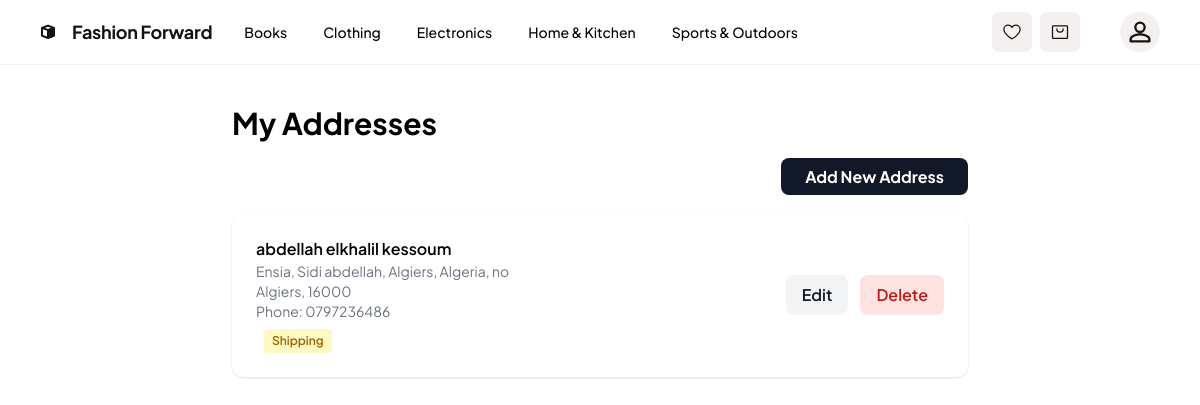
Screenshot of /accounts/addresses/ (signed in) with the database file from the repository.
### products/models.py (models this page shows, shortened)
class Category(models.Model):
    name = models.CharField(max_length=200, unique=True)
    slug = models.SlugField(max_length=200, unique=True, blank=True)
    description = models.TextField(blank=True)
    image = models.ImageField(upload_to='categories/', blank=True, null=True)
    created_at = models.DateTimeField(auto_now_add=True)
    updated_at = models.DateTimeField(auto_now=True)
    class Meta:
        verbose_name_plural = 'Categories'
        ordering = ['name']

### accounts/models.py (models this page shows, shortened)
class Address(models.Model):
    user = models.ForeignKey(User, on_delete=models.CASCADE, related_name='addresses')
    first_name = models.CharField(max_length=100)
    last_name = models.CharField(max_length=100)
    phone = models.CharField(max_length=20, blank=True)
    street_address = models.CharField(max_length=255)
    apartment = models.CharField(max_length=100, blank=True)
    city = models.CharField(max_length=100)
    zip_code = models.CharField(max_length=10)
    is_default = models.BooleanField(default=False)
    is_billing = models.BooleanField(default=False)
    is_shipping = models.BooleanField(default=True)
    created_at = models.DateTimeField(auto_now_add=True)
    updated_at = models.DateTimeField(auto_now=True)
    class Meta:
        verbose_name_plural = 'Addresses'
        ordering = ['-is_default', '-created_at']

### accounts/views.py (the view)
# urls.py: path('addresses/', views.addresses, name='addresses'),
@login_required
def addresses(request):
    addresses = Address.objects.filter(user=request.user)
    return render(request, 'accounts/addresses.html', {
        'addresses': addresses,
        'user': request.user
    })

### products/context_processors.py (called while the page is built)
def navbar_categories(request):
    return {'navbar_categories': Category.objects.all()}

### accounts/templates/accounts/addresses.html (shortened to what this page needs)
{% extends "base.html" %}
{% block content %}
<div class="max-w-3xl mx-auto px-4 py-10">
  <h1 class="text-3xl font-bold mb-6">My Addresses</h1>
  <div class="mb-6 text-right">
    <a href="{% url 'address_add' %}" class="bg-gray-900 hover:bg-gray-700 text-white font-bold py-2 px-6 rounded-lg">Add New Address</a>
  </div>
  {% if addresses %}
    <div class="flex flex-col gap-6">
      {% for address in addresses %}
        <div class="bg-white rounded-xl shadow p-6 flex flex-col md:flex-row md:items-center md:justify-between">
          <div>
            <div class="font-semibold">{{ address.first_name }} {{ address.last_name }}</div>
            <div class="text-gray-500 text-sm">{{ address.street_address }}{% if address.apartment %}, {{ address.apartment }}{% endif %}</div>
            <div class="text-gray-500 text-sm">{{ address.city }}, {{ address.zip_code }}</div>
            <div class="text-gray-500 text-sm">Phone: {{ address.phone }}</div>
            {% if address.is_shipping %}<span class="inline-block bg-yellow-100 text-yellow-700 text-xs font-semibold px-2 py-1 rounded mt-2 ml-2">Shipping</span>{% endif %}
          </div>
          <div class="flex gap-3 mt-4 md:mt-0">
            <a href="{% url 'address_edit' address.id %}" class="bg-gray-100 hover:bg-gray-200 text-gray-900 font-semibold py-2 px-4 rounded-lg">Edit</a>
            <a href="{% url 'address_delete' address.id %}" class="bg-red-100 hover:bg-red-200 text-red-700 font-semibold py-2 px-4 rounded-lg">Delete</a>
          </div>
        </div>
      {% endfor %}
    </div>
  {% else %}
    <div class="text-gray-500">You have no saved addresses.</div>
  {% endif %}
</div>
{% endblock %}

### core/templates/base.html (shortened to what this page needs)
{% load static %}
<!DOCTYPE html>
<html lang="en">
<head>
  <script src="https://cdn.tailwindcss.com?plugins=forms,container-queries"></script>
</head>
<body class="bg-white" style='font-family: "Plus Jakarta Sans", "Noto Sans", sans-serif;'>
  <div class="relative flex min-h-screen flex-col bg-white overflow-x-hidden">
    <div class="flex flex-col h-full grow">
      <header x-data="{ open: false }" class="flex items-center justify-between border-b border-[#f4f0f0] px-4 sm:px-10 py-3">
        <div class="flex items-center gap-8">
          <a href="{% url 'core-home' %}" class="flex items-center gap-4 text-[#181111]">
            <div class="w-4 h-4">
            </div>
            <h2 class="text-lg font-bold leading-tight tracking-[-0.015em]">Fashion Forward</h2>
          </a>
          <nav class="hidden lg:flex items-center gap-9">
            {% for category in navbar_categories %}
              <a class="text-sm font-medium" href="{% url 'category_detail' category.slug %}">{{ category.name }}</a>
            {% endfor %}
          </nav>
        </div>
        <div class="hidden lg:flex flex-1 justify-end gap-8">
          <div class="flex gap-2">
            <a href="#" class="flex items-center justify-center rounded-lg h-10 bg-[#f4f0f0] text-[#181111] px-2.5">
            </a>
            <a href="{% url 'cart_detail' %}" class="flex items-center justify-center rounded-lg h-10 bg-[#f4f0f0] text-[#181111] px-2.5">
            </a>
          </div>
          <a href="{% url 'profile' %}" class="flex items-center justify-center rounded-full h-10 w-10 bg-[#f4f0f0] text-[#181111] ml-2">
            <svg xmlns="http://www.w3.org/2000/svg" width="28" height="28" fill="none" viewBox="0 0 24 24" stroke="currentColor">
              <path stroke-linecap="round" stroke-linejoin="round" stroke-width="2" d="M12 12c2.21 0 4-1.79 4-4s-1.79-4-4-4-4 1.79-4 4 1.79 4 4 4zm0 2c-2.67 0-8 1.34-8 4v2h16v-2c0-2.66-5.33-4-8-4z" />
            </svg>
          </a>
        </div>
      </header>
      <main class="flex-1">
        {% block content %}{% endblock %}
      </main>
    </div>
  </div>
</body>
</html>

### rows the page displays
Category: name "Books"
Category: name "Clothing"
Category: name "Electronics"
Category: name "Home & Kitchen"
Category: name "Sports & Outdoors"
Address: first_name "abdellah elkhalil", last_name "kessoum", street_address "Ensia, Sidi abdellah, Algiers, Algeria", apartment "no", city "Algiers", zip_code "16000", phone "0797236486", is_shipping "Shipping"
